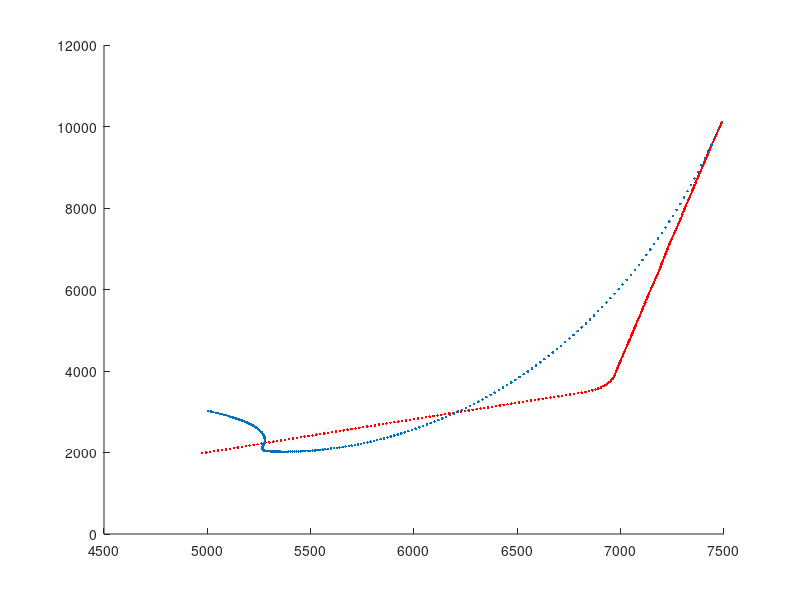
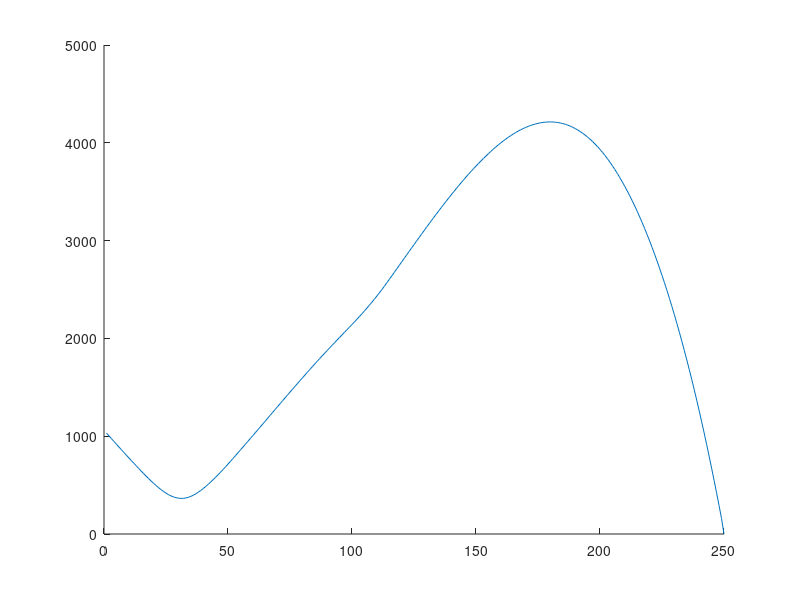
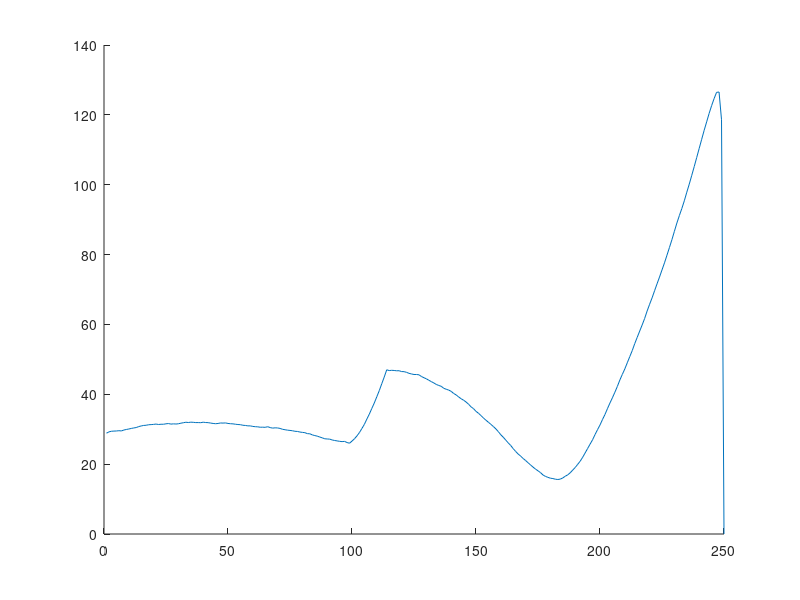

Here is the MATLAB script that generated these plots, in order:


% Guided Object and its Moving Guide (pursuer and evador)

clear all
close all
clc

%--------------------Parameters

N = 250;

T = 1;  %7

F = [1 T 0 0;...
    0 1 0 0;...
    0 0 1 T;...
    0 0 0 1];

qx = 0.005;
qy = 0.005;

Q = [qx*T^3/3 qx*T^2/2 0 0;...
    qx*T^2/2 qx*T 0 0;...
    0 0 qy*T^3/3 qy*T^2/2;...
    0 0 qy*T^2/2 qy*T];

D = chol(Q,'lower');

%================================= 

Y1_m_r = [5000;15;2000;10];
Y1_Cov_r = diag([1000;10;1000;10]);

Yr = zeros(4,N);

Dyn = chol(Y1_Cov_r,'lower');
Yr(:,1) = Y1_m_r + Dyn*randn(4,1);

%--------------------Moving Guide

Dyn = chol(Y1_Cov_r);
Yr(:,1) = Y1_m_r + Dyn*randn(4,1);

for k=2:N

     if k>1 && k<100


    v = randn(4,1);
    Yr(:,k) = F*Yr(:,k-1) + D*v;

%     Yr(:,k) = Yr(:,k-1);

    
    elseif k>99 && k<115

            v = randn(4,1);
    Yr(:,k) = F*Yr(:,k-1) + [-2;-1;3;2] + D*v;

    elseif k>114 % && k<250

        v = randn(4,1);
        Yr(:,k) = F*Yr(:,k-1) + D*v;
% 
%     elseif k>59 && k<75
% 
%         v = randn(4,1);
%         Yr(:,k) = F*Yr(:,k-1) + [-15;-5;3;2] + D*v;
%         
%     elseif k>74
%         
%         v = randn(4,1);
%         Yr(:,k) = F*Yr(:,k-1) + D*v;
% 
    end    

end

%--------------------------------

%---------------

Xr = zeros(4,N);

X1_m_r = [5000;10;3000;-10];
X1_Cov_r = diag([1000;10;1000;10]);

%----------

Dxn = chol(X1_Cov_r,'lower');
Xr(:,1) = X1_m_r + Dxn*randn(4,1);


%+++++++++++++++++++++++++++++++++++++ Guided Object

N1 = N;

for k=2:N-1


    %-----------CN|k

    CNk = zeros(4,4);

    for ii=0:N1-2-1

        CNk = CNk + F^ii*Q*(F^ii)';

    end

    %----------

    Covp = Q - Q*(F^(N1-2))'/(CNk + F^(N1-2)*Q*(F^(N1-2))')*F^(N1-2)*Q;

    %----------

    Mp = F*Xr(:,k-1) + Covp*(F^(N1-2))'/(CNk)*(Yr(:,k-1) - F^(N1-2+1)*Xr(:,k-1));

    %----------

    Dcovp = chol(Covp,'lower');

    %----------

    Dc = Dcovp*randn(4,1);
    Xr(:,k) = Mp + Dc;

    %..........

    N1 = N1-1;
    
end

Xr(:,N) = Yr(:,N);

D_EE_p = (sqrt((Xr(1,:)-Yr(1,:)).^2 + (Xr(3,:)-Yr(3,:)).^2));
D_EE_v = (sqrt((Xr(2,:)-Yr(2,:)).^2 + (Xr(4,:)-Yr(4,:)).^2));

%--------------------


figure(1)
hold on
plot(Yr(1,:),Yr(3,:),'.r')
hold on
plot(Xr(1,:),Xr(3,:),'.')


figure(2)
hold on
plot(D_EE_p)

figure(3)
hold on
plot(D_EE_v)


